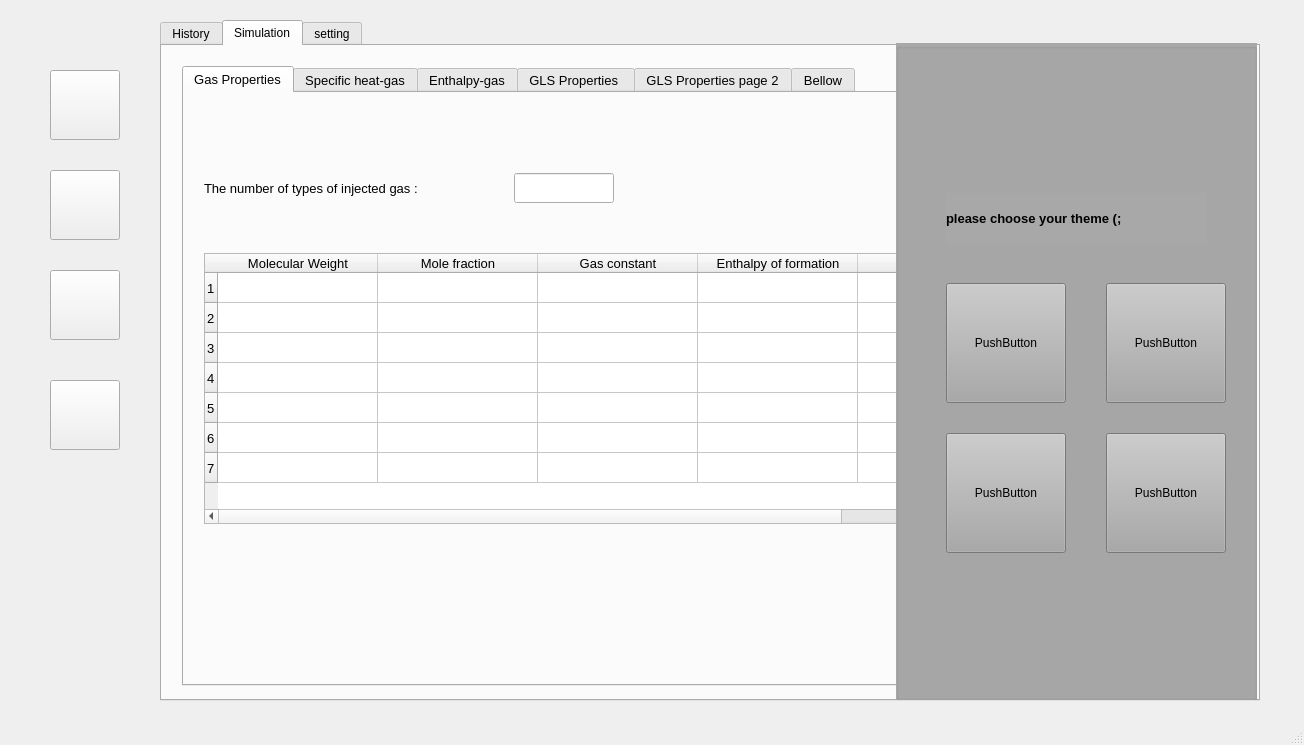
<?xml version="1.0" encoding="UTF-8"?>
<ui version="4.0">
 <class>MainWindow</class>
 <widget class="QMainWindow" name="MainWindow">
  <property name="geometry">
   <rect>
    <x>0</x>
    <y>0</y>
    <width>1304</width>
    <height>745</height>
   </rect>
  </property>
  <property name="windowTitle">
   <string>MainWindow</string>
  </property>
  <widget class="QWidget" name="centralwidget">
   <widget class="QPushButton" name="pushButton">
    <property name="geometry">
     <rect>
      <x>50</x>
      <y>70</y>
      <width>70</width>
      <height>70</height>
     </rect>
    </property>
    <property name="text">
     <string/>
    </property>
    <property name="icon">
     <iconset>
      <normaloff>icon/History.jpg</normaloff>icon/History.jpg</iconset>
    </property>
    <property name="iconSize">
     <size>
      <width>70</width>
      <height>70</height>
     </size>
    </property>
   </widget>
   <widget class="QPushButton" name="pushButton_2">
    <property name="geometry">
     <rect>
      <x>50</x>
      <y>170</y>
      <width>70</width>
      <height>70</height>
     </rect>
    </property>
    <property name="text">
     <string/>
    </property>
    <property name="icon">
     <iconset>
      <normaloff>icon/simolation.png</normaloff>icon/simolation.png</iconset>
    </property>
    <property name="iconSize">
     <size>
      <width>70</width>
      <height>70</height>
     </size>
    </property>
   </widget>
   <widget class="QPushButton" name="pushButton_3">
    <property name="geometry">
     <rect>
      <x>50</x>
      <y>270</y>
      <width>70</width>
      <height>70</height>
     </rect>
    </property>
    <property name="text">
     <string/>
    </property>
    <property name="icon">
     <iconset>
      <normaloff>icon/setting.png</normaloff>icon/setting.png</iconset>
    </property>
    <property name="iconSize">
     <size>
      <width>70</width>
      <height>70</height>
     </size>
    </property>
   </widget>
   <widget class="QPushButton" name="pushButton_4">
    <property name="geometry">
     <rect>
      <x>50</x>
      <y>380</y>
      <width>70</width>
      <height>70</height>
     </rect>
    </property>
    <property name="text">
     <string/>
    </property>
    <property name="icon">
     <iconset>
      <normaloff>icon/theme.png</normaloff>icon/theme.png</iconset>
    </property>
    <property name="iconSize">
     <size>
      <width>70</width>
      <height>70</height>
     </size>
    </property>
    <property name="checkable">
     <bool>false</bool>
    </property>
   </widget>
   <widget class="QTabWidget" name="tabWidget">
    <property name="geometry">
     <rect>
      <x>160</x>
      <y>20</y>
      <width>1100</width>
      <height>681</height>
     </rect>
    </property>
    <property name="currentIndex">
     <number>1</number>
    </property>
    <widget class="QWidget" name="tab">
     <attribute name="title">
      <string>History</string>
     </attribute>
     <widget class="QTableWidget" name="tableWidget">
      <property name="geometry">
       <rect>
        <x>100</x>
        <y>190</y>
        <width>900</width>
        <height>371</height>
       </rect>
      </property>
      <property name="lineWidth">
       <number>1</number>
      </property>
      <property name="autoScrollMargin">
       <number>16</number>
      </property>
      <property name="showGrid">
       <bool>true</bool>
      </property>
      <property name="gridStyle">
       <enum>Qt::DashLine</enum>
      </property>
      <property name="sortingEnabled">
       <bool>false</bool>
      </property>
      <property name="wordWrap">
       <bool>true</bool>
      </property>
      <property name="cornerButtonEnabled">
       <bool>true</bool>
      </property>
      <property name="rowCount">
       <number>10</number>
      </property>
      <property name="columnCount">
       <number>2</number>
      </property>
      <attribute name="horizontalHeaderVisible">
       <bool>false</bool>
      </attribute>
      <attribute name="horizontalHeaderCascadingSectionResizes">
       <bool>false</bool>
      </attribute>
      <attribute name="horizontalHeaderDefaultSectionSize">
       <number>423</number>
      </attribute>
      <attribute name="horizontalHeaderShowSortIndicator" stdset="0">
       <bool>false</bool>
      </attribute>
      <row/>
      <row/>
      <row/>
      <row/>
      <row/>
      <row/>
      <row/>
      <row/>
      <row/>
      <row/>
      <column>
       <property name="text">
        <string>New Column</string>
       </property>
      </column>
      <column>
       <property name="text">
        <string>New Column</string>
       </property>
      </column>
     </widget>
     <widget class="QLabel" name="label">
      <property name="geometry">
       <rect>
        <x>100</x>
        <y>130</y>
        <width>271</width>
        <height>41</height>
       </rect>
      </property>
      <property name="font">
       <font>
        <family>MS Shell Dlg 2</family>
        <pointsize>12</pointsize>
        <weight>3</weight>
        <italic>false</italic>
        <bold>false</bold>
       </font>
      </property>
      <property name="styleSheet">
       <string notr="true">font: 25 12pt &quot;MS Shell Dlg 2&quot;;</string>
      </property>
      <property name="text">
       <string>Recent WorkSpace :</string>
      </property>
     </widget>
    </widget>
    <widget class="QWidget" name="Simulation">
     <attribute name="title">
      <string>Simulation</string>
     </attribute>
     <widget class="QTabWidget" name="tabWidget_2">
      <property name="geometry">
       <rect>
        <x>20</x>
        <y>20</y>
        <width>1050</width>
        <height>620</height>
       </rect>
      </property>
      <property name="font">
       <font>
        <pointsize>10</pointsize>
        <weight>50</weight>
        <bold>false</bold>
       </font>
      </property>
      <property name="tabPosition">
       <enum>QTabWidget::North</enum>
      </property>
      <property name="currentIndex">
       <number>0</number>
      </property>
      <widget class="QWidget" name="tab_3">
       <attribute name="title">
        <string>Gas Properties</string>
       </attribute>
       <widget class="QLabel" name="label_2">
        <property name="geometry">
         <rect>
          <x>20</x>
          <y>80</y>
          <width>281</width>
          <height>30</height>
         </rect>
        </property>
        <property name="text">
         <string>The number of types of injected gas :</string>
        </property>
       </widget>
       <widget class="QLineEdit" name="lineEdit">
        <property name="geometry">
         <rect>
          <x>330</x>
          <y>80</y>
          <width>100</width>
          <height>30</height>
         </rect>
        </property>
       </widget>
       <widget class="QPushButton" name="pushButton_5">
        <property name="geometry">
         <rect>
          <x>790</x>
          <y>440</y>
          <width>131</width>
          <height>28</height>
         </rect>
        </property>
        <property name="text">
         <string>OK</string>
        </property>
       </widget>
       <widget class="QTableWidget" name="tableWidget_2">
        <property name="geometry">
         <rect>
          <x>20</x>
          <y>160</y>
          <width>901</width>
          <height>271</height>
         </rect>
        </property>
        <property name="rowCount">
         <number>7</number>
        </property>
        <attribute name="horizontalHeaderDefaultSectionSize">
         <number>160</number>
        </attribute>
        <row/>
        <row/>
        <row/>
        <row/>
        <row/>
        <row/>
        <row/>
        <column>
         <property name="text">
          <string>Molecular Weight</string>
         </property>
        </column>
        <column>
         <property name="text">
          <string>Mole fraction</string>
         </property>
        </column>
        <column>
         <property name="text">
          <string>Gas constant</string>
         </property>
        </column>
        <column>
         <property name="text">
          <string>Enthalpy of formation</string>
         </property>
        </column>
        <column>
         <property name="text">
          <string>Constant A</string>
         </property>
        </column>
        <column>
         <property name="text">
          <string>Constant B</string>
         </property>
        </column>
        <column>
         <property name="text">
          <string>Constant C</string>
         </property>
        </column>
       </widget>
      </widget>
      <widget class="QWidget" name="tab_4">
       <attribute name="title">
        <string>Specific heat-gas</string>
       </attribute>
       <widget class="QTableWidget" name="tableWidget_3">
        <property name="geometry">
         <rect>
          <x>120</x>
          <y>150</y>
          <width>800</width>
          <height>350</height>
         </rect>
        </property>
        <property name="rowCount">
         <number>12</number>
        </property>
        <attribute name="horizontalHeaderDefaultSectionSize">
         <number>374</number>
        </attribute>
        <row/>
        <row/>
        <row/>
        <row/>
        <row/>
        <row/>
        <row/>
        <row/>
        <row/>
        <row/>
        <row/>
        <row/>
        <column>
         <property name="text">
          <string>Specific Heat</string>
         </property>
        </column>
        <column>
         <property name="text">
          <string>Temperature (R)</string>
         </property>
        </column>
       </widget>
       <widget class="QPushButton" name="pushButton_6">
        <property name="geometry">
         <rect>
          <x>800</x>
          <y>510</y>
          <width>121</width>
          <height>31</height>
         </rect>
        </property>
        <property name="text">
         <string>OK</string>
        </property>
       </widget>
      </widget>
      <widget class="QWidget" name="tab_5">
       <attribute name="title">
        <string>Enthalpy-gas</string>
       </attribute>
       <widget class="QTableWidget" name="tableWidget_4">
        <property name="geometry">
         <rect>
          <x>120</x>
          <y>150</y>
          <width>800</width>
          <height>350</height>
         </rect>
        </property>
        <property name="rowCount">
         <number>12</number>
        </property>
        <attribute name="horizontalHeaderDefaultSectionSize">
         <number>374</number>
        </attribute>
        <row/>
        <row/>
        <row/>
        <row/>
        <row/>
        <row/>
        <row/>
        <row/>
        <row/>
        <row/>
        <row/>
        <row/>
        <column>
         <property name="text">
          <string>Specific Enthalpy</string>
         </property>
        </column>
        <column>
         <property name="text">
          <string>Temperature (R)</string>
         </property>
        </column>
       </widget>
       <widget class="QPushButton" name="pushButton_7">
        <property name="geometry">
         <rect>
          <x>800</x>
          <y>510</y>
          <width>121</width>
          <height>31</height>
         </rect>
        </property>
        <property name="text">
         <string>OK</string>
        </property>
       </widget>
      </widget>
      <widget class="QWidget" name="tab_6">
       <attribute name="title">
        <string>GLS Properties </string>
       </attribute>
       <widget class="QLabel" name="label_3">
        <property name="geometry">
         <rect>
          <x>35</x>
          <y>120</y>
          <width>231</width>
          <height>30</height>
         </rect>
        </property>
        <property name="text">
         <string>Environment Temperature(R) :</string>
        </property>
       </widget>
       <widget class="QLineEdit" name="lineEdit_2">
        <property name="geometry">
         <rect>
          <x>385</x>
          <y>120</y>
          <width>113</width>
          <height>28</height>
         </rect>
        </property>
       </widget>
       <widget class="QLineEdit" name="lineEdit_3">
        <property name="geometry">
         <rect>
          <x>385</x>
          <y>180</y>
          <width>113</width>
          <height>28</height>
         </rect>
        </property>
       </widget>
       <widget class="QLabel" name="label_4">
        <property name="geometry">
         <rect>
          <x>35</x>
          <y>180</y>
          <width>231</width>
          <height>30</height>
         </rect>
        </property>
        <property name="text">
         <string>Environment Pressure(Psig) :</string>
        </property>
       </widget>
       <widget class="QLineEdit" name="lineEdit_4">
        <property name="geometry">
         <rect>
          <x>385</x>
          <y>240</y>
          <width>113</width>
          <height>28</height>
         </rect>
        </property>
       </widget>
       <widget class="QLabel" name="label_5">
        <property name="geometry">
         <rect>
          <x>35</x>
          <y>240</y>
          <width>321</width>
          <height>30</height>
         </rect>
        </property>
        <property name="text">
         <string>Installation height of operating valve(Mft) : </string>
        </property>
       </widget>
       <widget class="QLineEdit" name="lineEdit_5">
        <property name="geometry">
         <rect>
          <x>385</x>
          <y>300</y>
          <width>113</width>
          <height>28</height>
         </rect>
        </property>
       </widget>
       <widget class="QLabel" name="label_6">
        <property name="geometry">
         <rect>
          <x>35</x>
          <y>300</y>
          <width>231</width>
          <height>30</height>
         </rect>
        </property>
        <property name="text">
         <string>Bellows Pressure(Psig) :</string>
        </property>
       </widget>
       <widget class="QLineEdit" name="lineEdit_6">
        <property name="geometry">
         <rect>
          <x>385</x>
          <y>360</y>
          <width>113</width>
          <height>28</height>
         </rect>
        </property>
       </widget>
       <widget class="QLabel" name="label_7">
        <property name="geometry">
         <rect>
          <x>35</x>
          <y>360</y>
          <width>231</width>
          <height>30</height>
         </rect>
        </property>
        <property name="text">
         <string>Fenrit Bellows tension(Psig) :</string>
        </property>
       </widget>
       <widget class="QLineEdit" name="lineEdit_7">
        <property name="geometry">
         <rect>
          <x>390</x>
          <y>420</y>
          <width>113</width>
          <height>28</height>
         </rect>
        </property>
       </widget>
       <widget class="QLabel" name="label_8">
        <property name="geometry">
         <rect>
          <x>40</x>
          <y>420</y>
          <width>261</width>
          <height>30</height>
         </rect>
        </property>
        <property name="text">
         <string>Cross section of Bellows(in^2) :</string>
        </property>
       </widget>
       <widget class="QLineEdit" name="lineEdit_8">
        <property name="geometry">
         <rect>
          <x>390</x>
          <y>480</y>
          <width>113</width>
          <height>28</height>
         </rect>
        </property>
       </widget>
       <widget class="QLabel" name="label_9">
        <property name="geometry">
         <rect>
          <x>40</x>
          <y>480</y>
          <width>231</width>
          <height>30</height>
         </rect>
        </property>
        <property name="text">
         <string>Cross section of Pilot(in^2) :</string>
        </property>
       </widget>
       <widget class="QLineEdit" name="lineEdit_18">
        <property name="geometry">
         <rect>
          <x>890</x>
          <y>180</y>
          <width>113</width>
          <height>28</height>
         </rect>
        </property>
       </widget>
       <widget class="QLabel" name="label_19">
        <property name="geometry">
         <rect>
          <x>580</x>
          <y>180</y>
          <width>231</width>
          <height>30</height>
         </rect>
        </property>
        <property name="text">
         <string>API gravity :</string>
        </property>
       </widget>
       <widget class="QLineEdit" name="lineEdit_19">
        <property name="geometry">
         <rect>
          <x>890</x>
          <y>240</y>
          <width>113</width>
          <height>28</height>
         </rect>
        </property>
       </widget>
       <widget class="QLabel" name="label_20">
        <property name="geometry">
         <rect>
          <x>580</x>
          <y>240</y>
          <width>231</width>
          <height>30</height>
         </rect>
        </property>
        <property name="text">
         <string>Production tube(in) :</string>
        </property>
       </widget>
       <widget class="QLineEdit" name="lineEdit_20">
        <property name="geometry">
         <rect>
          <x>890</x>
          <y>300</y>
          <width>113</width>
          <height>28</height>
         </rect>
        </property>
       </widget>
       <widget class="QLabel" name="label_21">
        <property name="geometry">
         <rect>
          <x>580</x>
          <y>300</y>
          <width>180</width>
          <height>30</height>
         </rect>
        </property>
        <property name="text">
         <string>Orifice diameter(in) :</string>
        </property>
       </widget>
       <widget class="QLineEdit" name="lineEdit_21">
        <property name="geometry">
         <rect>
          <x>890</x>
          <y>390</y>
          <width>113</width>
          <height>28</height>
         </rect>
        </property>
       </widget>
       <widget class="QLabel" name="label_22">
        <property name="geometry">
         <rect>
          <x>580</x>
          <y>360</y>
          <width>281</width>
          <height>81</height>
         </rect>
        </property>
        <property name="text">
         <string>The angle of the axis of the production tube and the analos with the vertical axis :</string>
        </property>
        <property name="wordWrap">
         <bool>true</bool>
        </property>
       </widget>
       <widget class="QLineEdit" name="lineEdit_17">
        <property name="geometry">
         <rect>
          <x>890</x>
          <y>120</y>
          <width>113</width>
          <height>28</height>
         </rect>
        </property>
       </widget>
       <widget class="QLabel" name="label_18">
        <property name="geometry">
         <rect>
          <x>580</x>
          <y>120</y>
          <width>231</width>
          <height>30</height>
         </rect>
        </property>
        <property name="text">
         <string>Water cut :</string>
        </property>
       </widget>
      </widget>
      <widget class="QWidget" name="tab_2">
       <attribute name="title">
        <string>GLS Properties page 2</string>
       </attribute>
       <widget class="QTableWidget" name="tableWidget_5">
        <property name="geometry">
         <rect>
          <x>120</x>
          <y>150</y>
          <width>800</width>
          <height>350</height>
         </rect>
        </property>
        <property name="rowCount">
         <number>12</number>
        </property>
        <attribute name="horizontalHeaderDefaultSectionSize">
         <number>249</number>
        </attribute>
        <row/>
        <row/>
        <row/>
        <row/>
        <row/>
        <row/>
        <row/>
        <row/>
        <row/>
        <row/>
        <row/>
        <row/>
        <column>
         <property name="text">
          <string>Injection pressure(Psig)</string>
         </property>
        </column>
        <column>
         <property name="text">
          <string>Well pressure changes(Psig)</string>
         </property>
        </column>
        <column>
         <property name="text">
          <string>Surface temperature (R)</string>
         </property>
        </column>
       </widget>
       <widget class="QPushButton" name="pushButton_8">
        <property name="geometry">
         <rect>
          <x>800</x>
          <y>510</y>
          <width>121</width>
          <height>31</height>
         </rect>
        </property>
        <property name="text">
         <string>OK</string>
        </property>
       </widget>
      </widget>
      <widget class="QWidget" name="tab_7">
       <attribute name="title">
        <string>Bellow</string>
       </attribute>
       <widget class="QTableWidget" name="tableWidget_6">
        <property name="geometry">
         <rect>
          <x>120</x>
          <y>150</y>
          <width>800</width>
          <height>350</height>
         </rect>
        </property>
        <property name="rowCount">
         <number>12</number>
        </property>
        <attribute name="horizontalHeaderDefaultSectionSize">
         <number>374</number>
        </attribute>
        <row/>
        <row/>
        <row/>
        <row/>
        <row/>
        <row/>
        <row/>
        <row/>
        <row/>
        <row/>
        <row/>
        <row/>
        <column>
         <property name="text">
          <string>Bellows Phenrite stress changes(Psig)</string>
         </property>
        </column>
        <column>
         <property name="text">
          <string>Length change(in)</string>
         </property>
        </column>
       </widget>
       <widget class="QPushButton" name="pushButton_9">
        <property name="geometry">
         <rect>
          <x>800</x>
          <y>510</y>
          <width>121</width>
          <height>31</height>
         </rect>
        </property>
        <property name="text">
         <string>OK</string>
        </property>
       </widget>
      </widget>
     </widget>
    </widget>
    <widget class="QWidget" name="tab_8">
     <attribute name="title">
      <string>setting</string>
     </attribute>
     <widget class="QGroupBox" name="groupBox">
      <property name="geometry">
       <rect>
        <x>30</x>
        <y>70</y>
        <width>500</width>
        <height>550</height>
       </rect>
      </property>
      <property name="title">
       <string>Add new User</string>
      </property>
      <widget class="QLabel" name="label_10">
       <property name="geometry">
        <rect>
         <x>60</x>
         <y>140</y>
         <width>111</width>
         <height>31</height>
        </rect>
       </property>
       <property name="text">
        <string>&lt;html&gt;&lt;head/&gt;&lt;body&gt;&lt;p&gt;&lt;span style=&quot; font-size:10pt;&quot;&gt;User Name&lt;/span&gt;&lt;/p&gt;&lt;/body&gt;&lt;/html&gt;</string>
       </property>
      </widget>
      <widget class="QLabel" name="label_11">
       <property name="geometry">
        <rect>
         <x>60</x>
         <y>210</y>
         <width>111</width>
         <height>31</height>
        </rect>
       </property>
       <property name="text">
        <string>&lt;html&gt;&lt;head/&gt;&lt;body&gt;&lt;p&gt;&lt;span style=&quot; font-size:10pt;&quot;&gt;Email&lt;/span&gt;&lt;/p&gt;&lt;/body&gt;&lt;/html&gt;</string>
       </property>
      </widget>
      <widget class="QLabel" name="label_12">
       <property name="geometry">
        <rect>
         <x>60</x>
         <y>280</y>
         <width>111</width>
         <height>31</height>
        </rect>
       </property>
       <property name="text">
        <string>&lt;html&gt;&lt;head/&gt;&lt;body&gt;&lt;p&gt;&lt;span style=&quot; font-size:10pt;&quot;&gt;Password&lt;/span&gt;&lt;/p&gt;&lt;/body&gt;&lt;/html&gt;</string>
       </property>
      </widget>
      <widget class="QLabel" name="label_13">
       <property name="geometry">
        <rect>
         <x>60</x>
         <y>350</y>
         <width>131</width>
         <height>31</height>
        </rect>
       </property>
       <property name="text">
        <string>&lt;html&gt;&lt;head/&gt;&lt;body&gt;&lt;p&gt;&lt;span style=&quot; font-size:10pt;&quot;&gt;Password Again&lt;/span&gt;&lt;/p&gt;&lt;/body&gt;&lt;/html&gt;</string>
       </property>
      </widget>
      <widget class="QLineEdit" name="lineEdit_9">
       <property name="geometry">
        <rect>
         <x>250</x>
         <y>140</y>
         <width>170</width>
         <height>30</height>
        </rect>
       </property>
      </widget>
      <widget class="QLineEdit" name="lineEdit_10">
       <property name="geometry">
        <rect>
         <x>250</x>
         <y>280</y>
         <width>170</width>
         <height>30</height>
        </rect>
       </property>
       <property name="text">
        <string/>
       </property>
       <property name="echoMode">
        <enum>QLineEdit::Password</enum>
       </property>
      </widget>
      <widget class="QLineEdit" name="lineEdit_11">
       <property name="geometry">
        <rect>
         <x>250</x>
         <y>210</y>
         <width>170</width>
         <height>30</height>
        </rect>
       </property>
      </widget>
      <widget class="QLineEdit" name="lineEdit_12">
       <property name="geometry">
        <rect>
         <x>250</x>
         <y>350</y>
         <width>170</width>
         <height>30</height>
        </rect>
       </property>
       <property name="text">
        <string/>
       </property>
       <property name="echoMode">
        <enum>QLineEdit::Password</enum>
       </property>
      </widget>
      <widget class="QPushButton" name="pushButton_10">
       <property name="geometry">
        <rect>
         <x>140</x>
         <y>440</y>
         <width>190</width>
         <height>35</height>
        </rect>
       </property>
       <property name="text">
        <string>Add User</string>
       </property>
      </widget>
     </widget>
     <widget class="QGroupBox" name="groupBox_2">
      <property name="geometry">
       <rect>
        <x>560</x>
        <y>70</y>
        <width>500</width>
        <height>550</height>
       </rect>
      </property>
      <property name="title">
       <string>Edit User information</string>
      </property>
      <widget class="QLabel" name="label_14">
       <property name="geometry">
        <rect>
         <x>50</x>
         <y>360</y>
         <width>111</width>
         <height>31</height>
        </rect>
       </property>
       <property name="text">
        <string>&lt;html&gt;&lt;head/&gt;&lt;body&gt;&lt;p&gt;&lt;span style=&quot; font-size:10pt;&quot;&gt;Password&lt;/span&gt;&lt;/p&gt;&lt;/body&gt;&lt;/html&gt;</string>
       </property>
      </widget>
      <widget class="QLabel" name="label_15">
       <property name="geometry">
        <rect>
         <x>50</x>
         <y>220</y>
         <width>111</width>
         <height>31</height>
        </rect>
       </property>
       <property name="text">
        <string>&lt;html&gt;&lt;head/&gt;&lt;body&gt;&lt;p&gt;&lt;span style=&quot; font-size:10pt;&quot;&gt;User Name&lt;/span&gt;&lt;/p&gt;&lt;/body&gt;&lt;/html&gt;</string>
       </property>
      </widget>
      <widget class="QLineEdit" name="lineEdit_13">
       <property name="geometry">
        <rect>
         <x>240</x>
         <y>290</y>
         <width>170</width>
         <height>30</height>
        </rect>
       </property>
      </widget>
      <widget class="QLabel" name="label_16">
       <property name="geometry">
        <rect>
         <x>50</x>
         <y>290</y>
         <width>111</width>
         <height>31</height>
        </rect>
       </property>
       <property name="text">
        <string>&lt;html&gt;&lt;head/&gt;&lt;body&gt;&lt;p&gt;&lt;span style=&quot; font-size:10pt;&quot;&gt;Email&lt;/span&gt;&lt;/p&gt;&lt;/body&gt;&lt;/html&gt;</string>
       </property>
      </widget>
      <widget class="QLineEdit" name="lineEdit_14">
       <property name="geometry">
        <rect>
         <x>240</x>
         <y>360</y>
         <width>170</width>
         <height>30</height>
        </rect>
       </property>
       <property name="text">
        <string/>
       </property>
       <property name="echoMode">
        <enum>QLineEdit::Password</enum>
       </property>
      </widget>
      <widget class="QLineEdit" name="lineEdit_15">
       <property name="geometry">
        <rect>
         <x>240</x>
         <y>430</y>
         <width>170</width>
         <height>30</height>
        </rect>
       </property>
       <property name="text">
        <string/>
       </property>
       <property name="echoMode">
        <enum>QLineEdit::Password</enum>
       </property>
      </widget>
      <widget class="QLabel" name="label_17">
       <property name="geometry">
        <rect>
         <x>50</x>
         <y>430</y>
         <width>131</width>
         <height>31</height>
        </rect>
       </property>
       <property name="text">
        <string>&lt;html&gt;&lt;head/&gt;&lt;body&gt;&lt;p&gt;&lt;span style=&quot; font-size:10pt;&quot;&gt;Password Again&lt;/span&gt;&lt;/p&gt;&lt;/body&gt;&lt;/html&gt;</string>
       </property>
      </widget>
      <widget class="QLineEdit" name="lineEdit_16">
       <property name="geometry">
        <rect>
         <x>240</x>
         <y>220</y>
         <width>170</width>
         <height>30</height>
        </rect>
       </property>
      </widget>
      <widget class="QPushButton" name="pushButton_11">
       <property name="geometry">
        <rect>
         <x>140</x>
         <y>490</y>
         <width>180</width>
         <height>35</height>
        </rect>
       </property>
       <property name="text">
        <string>Add User</string>
       </property>
      </widget>
      <widget class="QLineEdit" name="lineEdit_22">
       <property name="geometry">
        <rect>
         <x>240</x>
         <y>30</y>
         <width>170</width>
         <height>30</height>
        </rect>
       </property>
      </widget>
      <widget class="QLineEdit" name="lineEdit_23">
       <property name="geometry">
        <rect>
         <x>240</x>
         <y>80</y>
         <width>170</width>
         <height>30</height>
        </rect>
       </property>
       <property name="echoMode">
        <enum>QLineEdit::Password</enum>
       </property>
      </widget>
      <widget class="QLabel" name="label_23">
       <property name="geometry">
        <rect>
         <x>50</x>
         <y>80</y>
         <width>111</width>
         <height>31</height>
        </rect>
       </property>
       <property name="text">
        <string>&lt;html&gt;&lt;head/&gt;&lt;body&gt;&lt;p&gt;&lt;span style=&quot; font-size:10pt;&quot;&gt;Password&lt;/span&gt;&lt;/p&gt;&lt;/body&gt;&lt;/html&gt;</string>
       </property>
      </widget>
      <widget class="QLabel" name="label_24">
       <property name="geometry">
        <rect>
         <x>50</x>
         <y>30</y>
         <width>111</width>
         <height>31</height>
        </rect>
       </property>
       <property name="text">
        <string>&lt;html&gt;&lt;head/&gt;&lt;body&gt;&lt;p&gt;&lt;span style=&quot; font-size:10pt;&quot;&gt;User Name&lt;/span&gt;&lt;/p&gt;&lt;/body&gt;&lt;/html&gt;</string>
       </property>
      </widget>
      <widget class="QPushButton" name="pushButton_12">
       <property name="geometry">
        <rect>
         <x>140</x>
         <y>150</y>
         <width>180</width>
         <height>35</height>
        </rect>
       </property>
       <property name="text">
        <string>Login</string>
       </property>
      </widget>
     </widget>
    </widget>
   </widget>
   <widget class="QGroupBox" name="groupBox_3">
    <property name="geometry">
     <rect>
      <x>896</x>
      <y>43</y>
      <width>361</width>
      <height>657</height>
     </rect>
    </property>
    <property name="styleSheet">
     <string notr="true">background-color: rgb(168, 168, 168);</string>
    </property>
    <property name="title">
     <string/>
    </property>
    <widget class="QLabel" name="label_25">
     <property name="geometry">
      <rect>
       <x>50</x>
       <y>150</y>
       <width>261</width>
       <height>51</height>
      </rect>
     </property>
     <property name="text">
      <string>&lt;html&gt;&lt;head/&gt;&lt;body&gt;&lt;p&gt;&lt;span style=&quot; font-size:10pt; font-weight:600;&quot;&gt;please choose your theme (;&lt;/span&gt;&lt;/p&gt;&lt;/body&gt;&lt;/html&gt;</string>
     </property>
    </widget>
    <widget class="QPushButton" name="pushButton_13">
     <property name="geometry">
      <rect>
       <x>50</x>
       <y>240</y>
       <width>120</width>
       <height>120</height>
      </rect>
     </property>
     <property name="text">
      <string>PushButton</string>
     </property>
    </widget>
    <widget class="QPushButton" name="pushButton_14">
     <property name="geometry">
      <rect>
       <x>210</x>
       <y>240</y>
       <width>120</width>
       <height>120</height>
      </rect>
     </property>
     <property name="text">
      <string>PushButton</string>
     </property>
    </widget>
    <widget class="QPushButton" name="pushButton_15">
     <property name="geometry">
      <rect>
       <x>50</x>
       <y>390</y>
       <width>120</width>
       <height>120</height>
      </rect>
     </property>
     <property name="text">
      <string>PushButton</string>
     </property>
    </widget>
    <widget class="QPushButton" name="pushButton_16">
     <property name="geometry">
      <rect>
       <x>210</x>
       <y>390</y>
       <width>120</width>
       <height>120</height>
      </rect>
     </property>
     <property name="text">
      <string>PushButton</string>
     </property>
    </widget>
   </widget>
  </widget>
  <widget class="QMenuBar" name="menubar">
   <property name="geometry">
    <rect>
     <x>0</x>
     <y>0</y>
     <width>1304</width>
     <height>26</height>
    </rect>
   </property>
  </widget>
  <widget class="QStatusBar" name="statusbar"/>
 </widget>
 <resources>
  <include location="icon.qrc"/>
 </resources>
 <connections/>
</ui>
